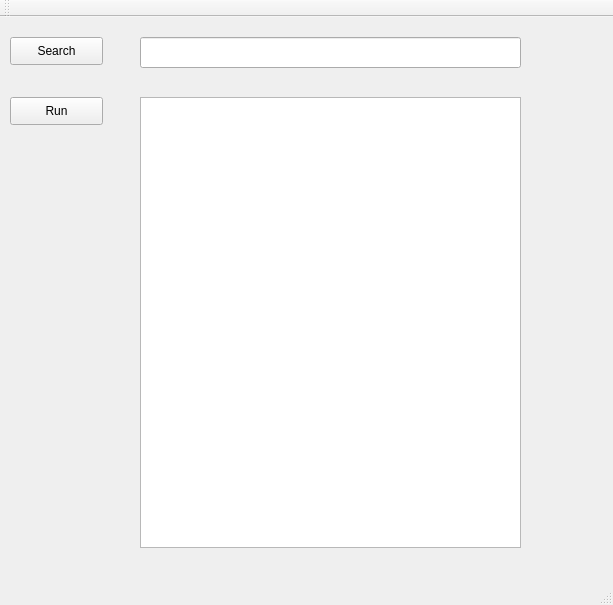
<?xml version="1.0" encoding="UTF-8"?>
<ui version="4.0">
 <class>MainWindow</class>
 <widget class="QMainWindow" name="MainWindow">
  <property name="geometry">
   <rect>
    <x>0</x>
    <y>0</y>
    <width>613</width>
    <height>605</height>
   </rect>
  </property>
  <property name="windowTitle">
   <string>MainWindow</string>
  </property>
  <widget class="QWidget" name="centralWidget">
   <widget class="QPushButton" name="pushButton">
    <property name="geometry">
     <rect>
      <x>10</x>
      <y>20</y>
      <width>93</width>
      <height>28</height>
     </rect>
    </property>
    <property name="text">
     <string>Search</string>
    </property>
   </widget>
   <widget class="QLineEdit" name="lineEdit">
    <property name="geometry">
     <rect>
      <x>140</x>
      <y>20</y>
      <width>381</width>
      <height>31</height>
     </rect>
    </property>
   </widget>
   <widget class="QPushButton" name="pushButton_2">
    <property name="geometry">
     <rect>
      <x>10</x>
      <y>80</y>
      <width>93</width>
      <height>28</height>
     </rect>
    </property>
    <property name="text">
     <string>Run</string>
    </property>
   </widget>
   <widget class="QTextEdit" name="textEdit">
    <property name="geometry">
     <rect>
      <x>140</x>
      <y>80</y>
      <width>381</width>
      <height>451</height>
     </rect>
    </property>
   </widget>
  </widget>
  <widget class="QMenuBar" name="menuBar">
   <property name="geometry">
    <rect>
     <x>0</x>
     <y>0</y>
     <width>613</width>
     <height>26</height>
    </rect>
   </property>
  </widget>
  <widget class="QToolBar" name="mainToolBar">
   <attribute name="toolBarArea">
    <enum>TopToolBarArea</enum>
   </attribute>
   <attribute name="toolBarBreak">
    <bool>false</bool>
   </attribute>
  </widget>
  <widget class="QStatusBar" name="statusBar"/>
 </widget>
 <layoutdefault spacing="6" margin="11"/>
 <resources/>
 <connections/>
</ui>
